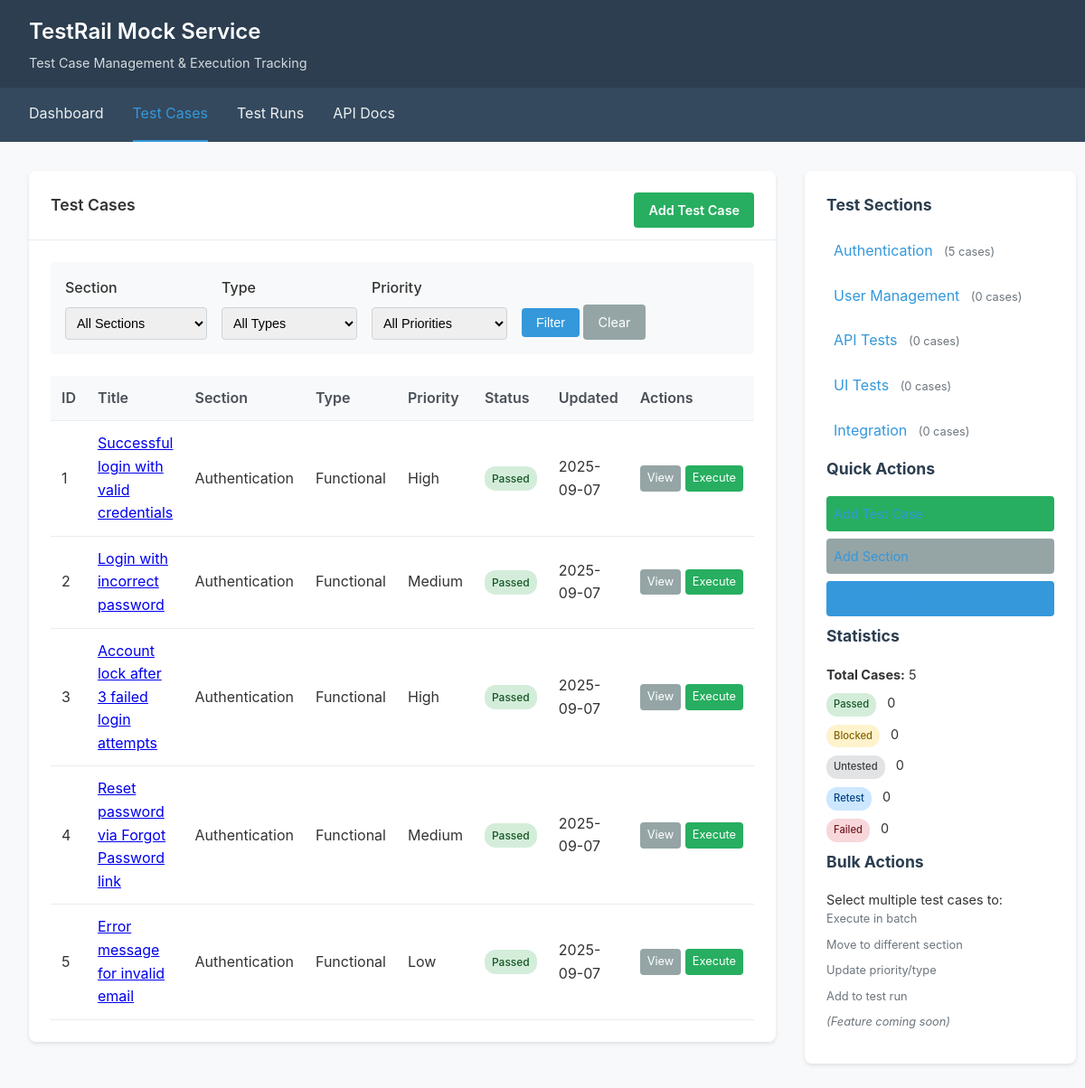
The page /ui/cases on the database its author committed.
### models.py (models this page shows)
class TestCase(Base):
    __tablename__ = "cases"
    id = Column(Integer, primary_key=True, index=True)
    section_id = Column(Integer, ForeignKey("sections.id"), nullable=False)
    title = Column(String(500), nullable=False)
    template_id = Column(Integer, ForeignKey("templates.id"), nullable=False)
    type_id = Column(Integer, default=1)  # 1=Functional, 2=Regression, 3=Smoke, etc.
    priority_id = Column(Integer, default=2)  # 1=Critical, 2=High, 3=Medium, 4=Low
    steps = Column(JSON)  # List of test steps
    expected_result = Column(Text)
    preconditions = Column(Text)
    created_on = Column(DateTime, default=datetime.utcnow)
    updated_on = Column(DateTime, default=datetime.utcnow, onupdate=datetime.utcnow)
    section = relationship("Section", back_populates="cases")
    template = relationship("Template", back_populates="cases")
    results = relationship("TestResult", back_populates="case", cascade="all, delete-orphan")
    run_entries = relationship("RunEntry", back_populates="case", cascade="all, delete-orphan")

class Section(Base):
    __tablename__ = "sections"
    id = Column(Integer, primary_key=True, index=True)
    project_id = Column(Integer, ForeignKey("projects.id"), nullable=False)
    name = Column(String(255), nullable=False)
    description = Column(Text)
    parent_id = Column(Integer, ForeignKey("sections.id"), nullable=True)
    created_on = Column(DateTime, default=datetime.utcnow)
    project = relationship("Project", back_populates="sections")
    parent = relationship("Section", remote_side=[id], backref="children")
    cases = relationship("TestCase", back_populates="section", cascade="all, delete-orphan")

### app.py (the view)
@app.get("/ui/cases", response_class=HTMLResponse)
def cases_list(
    request: Request,
    section_id: Optional[str] = Query(None),
    type_id: Optional[str] = Query(None),
    priority_id: Optional[str] = Query(None),
    page: int = Query(1, ge=1),
    limit: int = Query(25, le=100),
    db: Session = Depends(get_database)
):
    try:
        section_id_int = None
        type_id_int = None
        priority_id_int = None
        try:
            if section_id and section_id.strip():
                section_id_int = int(section_id)
        except (ValueError, AttributeError):
            section_id_int = None
        try:
            if type_id and type_id.strip():
                type_id_int = int(type_id)
        except (ValueError, AttributeError):
            type_id_int = None
        try:
            if priority_id and priority_id.strip():
                priority_id_int = int(priority_id)
        except (ValueError, AttributeError):
            priority_id_int = None
        try:
            query = db.query(TestCase).join(Section).filter(Section.project_id == 1)
            if section_id_int:
                query = query.filter(TestCase.section_id == section_id_int)
            if type_id_int:
                query = query.filter(TestCase.type_id == type_id_int)
            if priority_id_int:
                query = query.filter(TestCase.priority_id == priority_id_int)
            total_cases = query.count()
            total_pages = max(1, (total_cases + limit - 1) // limit)
            offset = (page - 1) * limit
            cases = query.offset(offset).limit(limit).all()
        except Exception as e:
            print(f"Error in query: {e}")
            cases = []
            total_cases = 0
            total_pages = 1
        try:
            sections = db.query(Section).filter(Section.project_id == 1).all()
            section_case_counts = {}
            for section in sections:
                try:
                    count = db.query(TestCase).filter(TestCase.section_id == section.id).count()
                    section_case_counts[section.id] = count
                except Exception as e:
                    print(f"Error counting cases for section {section.id}: {e}")
                    section_case_counts[section.id] = 0
        except Exception as e:
            print(f"Error getting sections: {e}")
            sections = []
            section_case_counts = {}
        case_statuses = {}
        status_counts = {status_id: 0 for status_id in STATUS_NAMES.keys()}
        try:
            if cases:
                case_ids = [case.id for case in cases]
                case_statuses = get_latest_case_statuses(db, case_ids)
        except Exception as e:
            print(f"Error getting case statuses: {e}")
            case_statuses = {}
        query_params = []
        if section_id_int:
            query_params.append(f"section_id={section_id_int}")
        if type_id_int:
            query_params.append(f"type_id={type_id_int}")
        if priority_id_int:
            query_params.append(f"priority_id={priority_id_int}")
        query_params_str = "&".join(query_params)
        return templates.TemplateResponse("cases_list.html", {
            "request": request,
            "cases": cases,
            "sections": sections,
            "section_case_counts": section_case_counts,
            "case_statuses": case_statuses,
            "status_counts": status_counts,
            "total_cases": total_cases,
            "current_page": page,
            "total_pages": total_pages,
            "query_params": query_params_str,
            "current_section_id": section_id_int,
            "current_type_id": type_id_int,
            "current_priority_id": priority_id_int,
            "status_names": STATUS_NAMES,
            "type_names": TYPE_NAMES,
            "priority_names": PRIORITY_NAMES,
            "status_classes": get_status_classes()
        })
    except Exception as e:
        print(f"Critical error in cases_list: {e}")
        return templates.TemplateResponse("cases_list.html", {
            "request": request,
            "cases": [],
            "sections": [],
            "section_case_counts": {},
            "case_statuses": {},
            "status_counts": {status_id: 0 for status_id in STATUS_NAMES.keys()},
            "total_cases": 0,
            "current_page": 1,
            "total_pages": 1,
            "query_params": "",
            "current_section_id": None,
            "current_type_id": None,
            "current_priority_id": None,
            "status_names": STATUS_NAMES,
            "type_names": TYPE_NAMES,
            "priority_names": PRIORITY_NAMES,
            "status_classes": get_status_classes()
        })

### templates/cases_list.html (shortened to what this page needs)
{% extends "base.html" %}
{% block content %}
{% set breadcrumb = [
    {"name": "Dashboard", "url": "/ui"},
    {"name": "Test Cases", "url": ""}
] %}
<div class="two-column">
    <div class="main-content">
        <div class="card">
            <div class="card-header">
                Test Cases
                <div style="float: right;">
                    <a href="/ui/cases/create" class="btn btn-success">Add Test Case</a>
                </div>
            </div>
            <div class="card-body">
                <div style="margin-bottom: 1.5rem; padding: 1rem; background: #f8f9fa; border-radius: 4px;">
                    <form method="GET" style="display: flex; gap: 1rem; align-items: end;">
                        <div class="form-group" style="margin-bottom: 0;">
                            <label class="form-label">Section</label>
                            <select name="section_id" class="form-control">
                                <option value="">All Sections</option>
                            </select>
                        </div>
                        <div class="form-group" style="margin-bottom: 0;">
                            <label class="form-label">Type</label>
                            <select name="type_id" class="form-control">
                                <option value="">All Types</option>
                            </select>
                        </div>
                        <div class="form-group" style="margin-bottom: 0;">
                            <label class="form-label">Priority</label>
                            <select name="priority_id" class="form-control">
                                <option value="">All Priorities</option>
                            </select>
                        </div>
                        <div class="form-group" style="margin-bottom: 0;">
                            <button type="submit" class="btn">Filter</button>
                            <a href="/ui/cases" class="btn btn-secondary">Clear</a>
                        </div>
                    </form>
                </div>
                {% if cases %}
                <table class="table">
                    <thead>
                        <tr>
                            <th>ID</th>
                            <th>Title</th>
                            <th>Section</th>
                            <th>Type</th>
                            <th>Priority</th>
                            <th>Status</th>
                            <th>Updated</th>
                            <th>Actions</th>
                        </tr>
                    </thead>
                    <tbody>
                        {% for case in cases %}
                        <tr>
                            <td>{{ case.id }}</td>
                            <td>
                                <a href="/ui/case/{{ case.id }}">{{ case.title }}</a>
                            </td>
                            <td>{{ case.section.name }}</td>
                            <td>{{ type_names[case.type_id] }}</td>
                            <td>{{ priority_names[case.priority_id] }}</td>
                            <td>
                                {% if case_statuses.get(case.id) %}
                                <span class="status-badge status-{{ status_classes[case_statuses[case.id].status_id] }}">
                                    {{ status_names[case_statuses[case.id].status_id] }}
                                </span>
                                {% else %}
                                <span class="status-badge status-untested">Untested</span>
                                {% endif %}
                            </td>
                            <td>{{ case.updated_on.strftime('%Y-%m-%d') }}</td>
                            <td>
                                <a href="/ui/case/{{ case.id }}" class="btn btn-secondary" style="font-size: 0.8rem; padding: 0.25rem 0.5rem;">View</a>
                                <a href="/ui/case/{{ case.id }}/execute" class="btn btn-success" style="font-size: 0.8rem; padding: 0.25rem 0.5rem;">Execute</a>
                            </td>
                        </tr>
                        {% endfor %}
                    </tbody>
                </table>
                {% else %}
                <p>No test cases found.</p>
                <a href="/ui/cases/create" class="btn btn-success">Create First Test Case</a>
                {% endif %}
            </div>
        </div>
    </div>
    <div class="sidebar">
        <h3>Test Sections</h3>
        <ul>
            {% for section in sections %}
            <li>
                <a href="/ui/cases?section_id={{ section.id }}">
                    {{ section.name }}
                    <small>({{ section_case_counts.get(section.id, 0) }} cases)</small>
                </a>
            </li>
            {% endfor %}
        </ul>
        <h3>Quick Actions</h3>
        <ul>
            <li><a href="/ui/cases/create" class="btn btn-success" style="margin-bottom: 0.5rem;">Add Test Case</a></li>
            <li><a href="/ui/sections/create" class="btn btn-secondary" style="margin-bottom: 0.5rem;">Add Section</a></li>
            <li><a href="/ui/cases/import" class="btn" style="margin-bottom: 0.5rem;">Import Cases</a></li>
        </ul>
        <h3>Statistics</h3>
        <div style="font-size: 0.9rem;">
            <div style="margin-bottom: 0.5rem;">
                <strong>Total Cases:</strong> {{ total_cases }}
            </div>
            {% for status_id, status_name in status_names.items() %}
            <div style="margin-bottom: 0.5rem;">
                <span class="status-badge status-{{ status_classes[status_id] }}" style="font-size: 0.7rem;">
                    {{ status_name }}
                </span>
                <span style="margin-left: 0.5rem;">{{ status_counts.get(status_id, 0) }}</span>
            </div>
            {% endfor %}
        </div>
        <h3>Bulk Actions</h3>
        <div style="font-size: 0.9rem;">
            <p>Select multiple test cases to:</p>
            <ul style="font-size: 0.8rem; color: #6c757d;">
                <li>Execute in batch</li>
                <li>Move to different section</li>
                <li>Update priority/type</li>
                <li>Add to test run</li>
            </ul>
            <p style="font-size: 0.8rem; color: #6c757d; font-style: italic;">
                (Feature coming soon)
            </p>
        </div>
    </div>
</div>
{% endblock %}

### templates/base.html (style rules this page uses)
* { margin: 0; padding: 0; box-sizing: border-box; }
body { font-family: -apple-system, BlinkMacSystemFont, 'Segoe UI', Roboto, sans-serif; background-color: #f8f9fa; color: #333; line-height: 1.6; }
.card { background: white; border-radius: 8px; box-shadow: 0 2px 4px rgba(0,0,0,0.1); margin-bottom: 1.5rem; }
.card-header { padding: 1.5rem; border-bottom: 1px solid #e9ecef; font-weight: 600; font-size: 1.1rem; }
.card-body { padding: 1.5rem; }
.btn { display: inline-block; padding: 0.5rem 1rem; background: #3498db; color: white; text-decoration: none; border-radius: 4px; border: none; cursor: pointer; font-size: 0.9rem; transition: background-color 0.2s; }
.btn-success { background: #27ae60; }
.btn-secondary { background: #95a5a6; }
.table { width: 100%; border-collapse: collapse; margin-top: 1rem; }
.table th, .table td { padding: 0.75rem; text-align: left; border-bottom: 1px solid #e9ecef; }
.table th { background: #f8f9fa; font-weight: 600; color: #495057; }
.status-badge { display: inline-block; padding: 0.25rem 0.5rem; border-radius: 12px; font-size: 0.8rem; font-weight: 500; }
.status-passed { background: #d4edda; color: #155724; }
.status-failed { background: #f8d7da; color: #721c24; }
.status-blocked { background: #fff3cd; color: #856404; }
.status-untested { background: #e2e3e5; color: #383d41; }
.status-retest { background: #cce7ff; color: #004085; }
.form-group { margin-bottom: 1rem; }
.form-label { display: block; margin-bottom: 0.5rem; font-weight: 500; }
.form-control { width: 100%; padding: 0.5rem; border: 1px solid #ced4da; border-radius: 4px; font-size: 0.9rem; }
.sidebar { background: white; border-radius: 8px; box-shadow: 0 2px 4px rgba(0,0,0,0.1); padding: 1.5rem; }
.sidebar h3 { margin-bottom: 1rem; color: #2c3e50; font-size: 1.1rem; }
.sidebar ul { list-style: none; }
.sidebar li { margin-bottom: 0.5rem; }
.sidebar a { color: #3498db; text-decoration: none; display: block; padding: 0.5rem; border-radius: 4px; transition: background-color 0.2s; }
.two-column { display: grid; grid-template-columns: 1fr 300px; gap: 2rem; }

### templates/cases_list.html (style rules this page uses)
.main-content { min-height: 600px; }
small { font-size: 0.8rem; color: #6c757d; margin-left: 0.5rem; }
.table td { vertical-align: middle; }
.table td:last-child { white-space: nowrap; }
.form-group { min-width: 150px; }
.form-group:last-child { min-width: auto; }
.status-badge { font-size: 0.75rem; }

### rows shown on the page
TestCase: id "1", title "Successful login with valid credentials", section.name "Authentication", type_names "Functional", priority_names "High", status_names "Passed", updated_on "2025-09-07"
TestCase: id "2", title "Login with incorrect password", section.name "Authentication", type_names "Functional", priority_names "Medium", status_names "Passed", updated_on "2025-09-07"
TestCase: id "3", title "Account lock after 3 failed login attempts", section.name "Authentication", type_names "Functional", priority_names "High", status_names "Passed", updated_on "2025-09-07"
TestCase: id "4", title "Reset password via Forgot Password link", section.name "Authentication", type_names "Functional", priority_names "Medium", status_names "Passed", updated_on "2025-09-07"
TestCase: id "5", title "Error message for invalid email", section.name "Authentication", type_names "Functional", priority_names "Low", status_names "Passed", updated_on "2025-09-07"
Section: name "Authentication", get "5"
Section: name "User Management", get "0"
Section: name "API Tests", get "0"
Section: name "UI Tests", get "0"
Section: name "Integration", get "0"

### other values the page prints
{{ total_cases }} "5"
{{ status_name }} "Passed" "Blocked" "Untested" "Retest" "Failed"
{{ status_counts.get(status_id, 0) }} "0" "0" "0" "0" "0"
